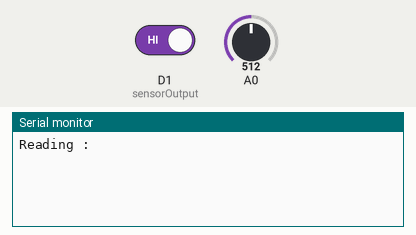
Simulated run of this sketch. Board: ESP8266 (NodeMCU). Parts: the last lines printed to the serial monitor. Inputs (shaded band) come from the test bench; at power-on: D1 (sensorOutput) HIGH, A0 = 512.

Above: at 1.2 s.
1.3 s: D1 (sensorOutput) driven LOW
At 2.4 s:
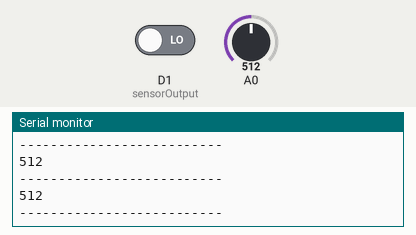
2.8 s: A0 set to 716
At 3.4 s:
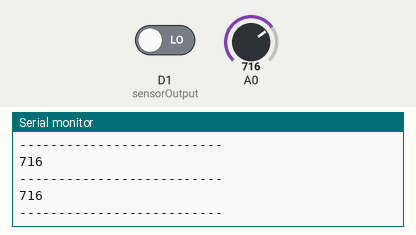
4.3 s: A0 set to 900
At 4.9 s:
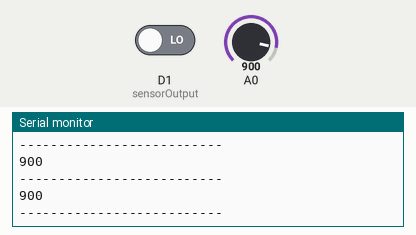
Timing chart, 0 to 7.3 s (numbered marks = the images above; inputs shaded):
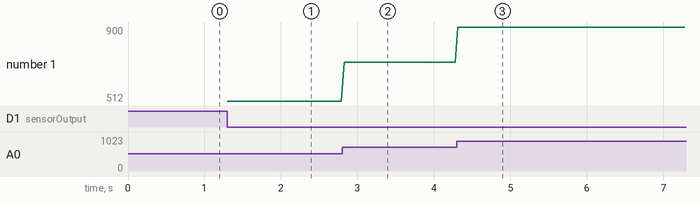

The sketch:

Tracking.ino
```cpp
/* @Date    : 24-Sep-2019
 * @Author  : Vivek Yadav
   @Brief   : Tracking Sensor
   @Version : v.01(NodeMcu 12E)

   @Working :
              digital Output : 0 or 1
              Analog Output  : 0(dark) or 1023(white)

*/

#define sensorOutput D1

void setup() {
  Serial.begin(9600);
  pinMode(sensorOutput,INPUT);
  Serial.println();
  Serial.println("Reading : ");
}

void loop() {

  bool Sval = digitalRead(sensorOutput);
  if(Sval == 0)
  {
  Serial.println( analogRead(sensorOutput) );
  Serial.print("-------------------------- \n\n");
  }
}
```

Measured:
- after the input at 1.3 s, the serial monitor: prints a new line at once (image 1)
- after the input at 2.8 s, the serial monitor: prints a new line at once (image 2)
- after the input at 4.3 s, the serial monitor: prints a new line at once (image 3)
- plotted number 1: 512 → 716 after the input at 2.8 s, 716 → 900 after the input at 4.3 s
